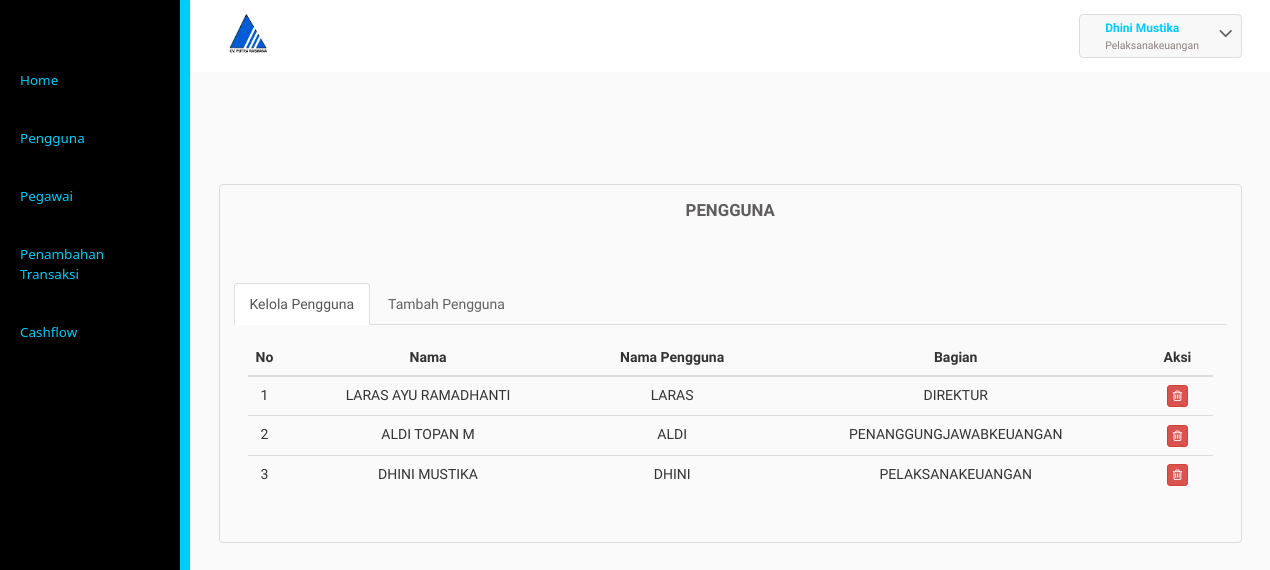
The page /pelaksanaadmkeuangan/pengguna.php (signed in) on the database its author committed.
### tables this page shows
CREATE TABLE `pengguna` (
  `id_pengguna` varchar(25) NOT NULL,
  `username` varchar(55) NOT NULL,
  `password` text NOT NULL,
  `email` varchar(55) NOT NULL,
  `level` varchar(25) NOT NULL,
  `id_pegawai` varchar(25) NOT NULL
);

CREATE TABLE `pegawai` (
  `id_pegawai` varchar(25) NOT NULL,
  `nama` varchar(56) NOT NULL,
  `jabatan` varchar(30) NOT NULL
);

### pelaksanaadmkeuangan/pengguna.php (the view, shortened to what this page needs)
<?php
include("libfunc.php");
include("../libfunc.php");
$link=koneksidb();
if(($_SESSION['logske']==true) && ($_SESSION['userske']!="")){
  headske();
  ?>
  <div class="inner-block">
    <div class="table-agile-info">
      <div class="panel panel-default">
        <div class="chit-chat-heading">
          Pengguna
        </div>
        <br>
        <div class="horizontal-tab">
          <ul class="nav nav-tabs">
            <li class="active"><a href="#tab1" data-toggle="tab" aria-expanded="true">Kelola Pengguna</a></li>
            <li class=""><a href="#tab2" data-toggle="tab" aria-expanded="false">Tambah Pengguna</a></li>
          </ul>
          <div class="tab-content">
            <div class="tab-pane active" id="tab1">
              <div class="row">
                <div class="col-md-12">
                  <div class="table-responsive">
                    <table class="table table-hover">
                      <thead>
                        <tr>
                          <th style="width:20px;"><center>No</center></th>
                          <th><center>Nama</center></th>
                          <th><center>Nama Pengguna</center></th>
                          <th><center>Bagian</center></th>
                          <th><center>Aksi</center></th>
                        </tr>
                      </thead>
                      <tbody>
                        <?php
                        $sql1="SELECT * FROM pengguna pg INNER JOIN pegawai p ON pg.id_pegawai=p.id_pegawai";
                        $res1=mysqli_query($link,$sql1);
                        $i=1;
                        while($data1=mysqli_fetch_array($res1)){
                          ?>
                          <tr>
                            <td><center><?php echo $i;?></center></td>
                            <td><center><?php echo strtoupper($data1['nama']);?></center></td>
                            <td><center><?php echo strtoupper($data1['username']);?></center></td>
                            <td><center><?php echo strtoupper($data1['level']);?></center></td>
                            <td><center>
                              <a href="hpengguna.php?&KdedYDE=<?php echo base64_encode($data1['id_pengguna']);?>" onClick="return confirm('Apakah Anda Yakin Akan Menghapus Data?')"> <button class="btn btn-danger btn-xs"><i class="fa fa-trash-o "></i></button></a>
                            </center></td>
                          </tr>
                          <?php
                          $i++;
                        }
                        ?>
                      </table>
                    </div>
                  </div>
                </div>
              </div>
            </div>
          </div>
        </div>
      </div>
    </div>
  </div>
</div>
<?php
sideske();
}else{
  header("Location: ../masuk.php");
}
?>

### pelaksanaadmkeuangan/libfunc.php (shortened to what this page needs)
<?php
function headske(){
	$iduser=$_SESSION['idske'];
	$link=koneksidb();
	$sql="SELECT * FROM pengguna pg INNER JOIN pegawai p ON pg.id_pegawai=p.id_pegawai WHERE id_pengguna='$iduser'";
	$res=mysqli_query($link,$sql);
	$data=mysqli_fetch_array($res);
	?>
	<!DOCTYPE HTML>
<html>
<head>
	<link href="../css/bootstrap.css" rel="stylesheet" type="text/css" media="all">
	<link href="../css/style.css" rel="stylesheet" type="text/css" media="all"/>
	<link href="../css/font-awesome.css" rel="stylesheet">
</head>
<body>
	<div class="page-container">
		<div class="left-content">
			<div class="mother-grid-inner">
				<div class="header-main">
					<div class="header-left">
						<div class="logo-name">
							<a href="index">
								<img id="logo" src="../images/cv.PNG" alt="Logo" width="40" /> </a>
							</div>
							<div class="clearfix"> </div>
						</div>
						<div class="header-right">
							<div class="profile_details">
								<ul>
									<li class="dropdown profile_details_drop">
										<a href="#" class="dropdown-toggle" data-toggle="dropdown" aria-expanded="false">
											<div class="profile_img">
												<div class="user-name">
													<p><?php echo $data['nama'];?></p>
													<span><?php echo $data['level'];?></span>
												</div>
												<i class="fa fa-angle-down lnr"></i>
												<div class="clearfix"></div>
											</div>
										</a>
									</li>
								</ul>
							</div>
							<div class="clearfix"> </div>
						</div>
						<div class="clearfix"> </div>
					</div>
			<?php
		}
		function sideske(){
			?>
			<div class="sidebar-menu">
				<div class="logo"> <a href="#" class="sidebar-icon"> <span class="fa fa-bars"></span> </a>  </div>
				<div class="menu">
					<ul id="menu" >
						<li id="menu-home" ><a href="index"><span>Home</span></a></li>
						<li><a href="pengguna.php"><span>Pengguna</span></a></li>
						<li><a href="pegawai.php"><span>Pegawai</span></a></li>
						<li><a href="kas.php"><span>Penambahan Transaksi</span></a></li>
						<li><a href="bukubesar.php"><span>Cashflow</span></a></li>
					</ul>
				</div>
			</div>
		</div>
	</body>
	</html>
			<?php
		}
	?>

### rows shown on the page
pengguna: id_pegawai.nama "Dhini Mustika", level "Pelaksanakeuangan", id_pegawai.nama "DHINI MUSTIKA", username "DHINI", level "PELAKSANAKEUANGAN"
pengguna: id_pegawai.nama "LARAS AYU RAMADHANTI", username "LARAS", level "DIREKTUR"
pengguna: id_pegawai.nama "ALDI TOPAN M", username "ALDI", level "PENANGGUNGJAWABKEUANGAN"
